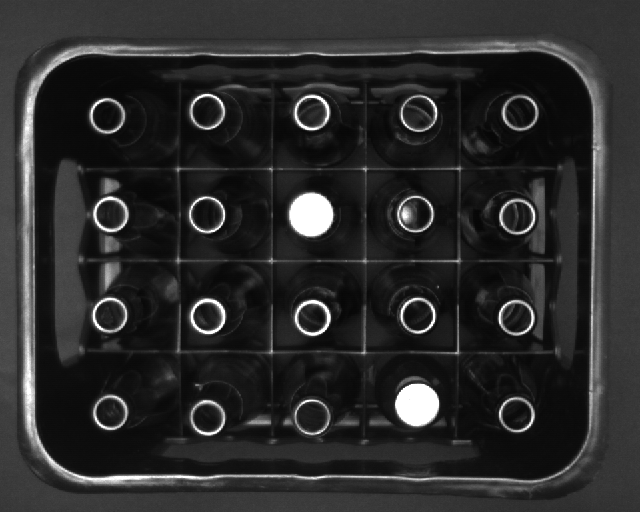
%> input picture images/bottle_crate_24.png, 640 x 512 px
$ octave approach2.m   (GNU Octave 9; MATLAB toolbox functions it lacks are replaced by stand-ins)
%> lines starting %> are read from the running program, lines starting %| are printed output that depends on the picture; in (x1, y1, x2, y2) boxes, pixels count from 0 and x2, y2 are one past the last pixel; in counts of white or black regions, pixels touching at a corner belong together; the program's own positions count from 1
img=imread('images/bottle_crate_24.png'); %read image
%> img is the input picture: size 512x640 uint8; min 6, max 255, mean 43.2

thImg = imbinarize(img,.524); %convert image to a binary image based on threshold
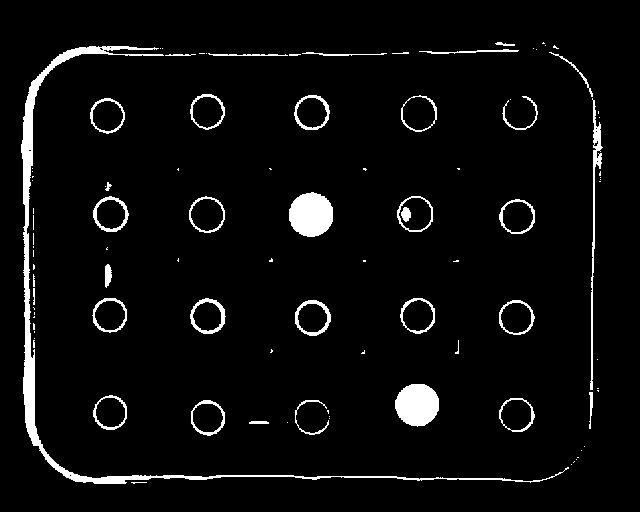
%> thImg: size 512x640 logical; 4.7% white; 97 white regions (59 under 20 px), largest, box (x1, y1, x2, y2) and area: (21, 46, 569, 484) 5239, (289, 192, 333, 237) 1556, (395, 384, 439, 427) 1477
bwImg = bwareaopen(thImg,50); %remove small objects
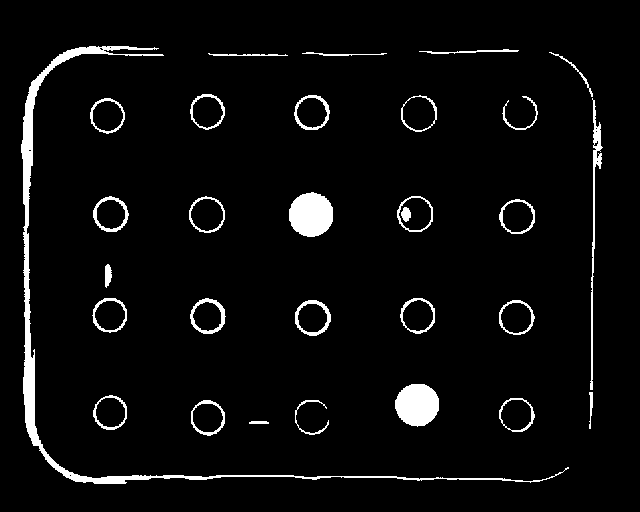
%> bwImg: size 512x640 logical; 4.5% white; 30 white regions, largest, box (x1, y1, x2, y2) and area: (21, 46, 569, 484) 5239, (289, 192, 333, 237) 1556, (395, 384, 439, 427) 1477

cannyImg = edge(bwImg,'canny',[]); % Canny edge detection
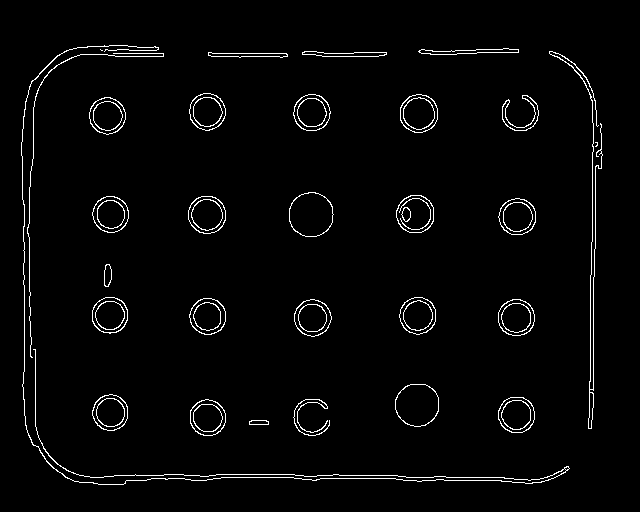
%> cannyImg: size 512x640 logical; 2.6% white in thin lines or dots, all inside (x1, y1, x2, y2) = (21, 45, 603, 485)

min_rad = 17; %for normal bottles
max_rad = 42; %for flipped bottles
[centers, radii, metric] = imfindcircles(cannyImg, [min_rad, max_rad]); %search for circles with given radii
%> centers = 20 rows, first 12: [207.6 215.4; 415.8 214.5; 208.4 418.4; 111 413.2; 108.2 116.2; 111.2 215; 110.5 315.7; 516.7 318.5; 208.4 317; 517.9 217.5; 207.6 112.4; 419.5 114]; radii = 20 values, max 24.23 at index 17, min 19.43 at index 4, mean 20.43; metric = 20 values, max 0.822 at index 1, min 0.571 at index 20, mean 0.718
figure
imshowpair(cannyImg,img,'montage'); %show given two image at the same time
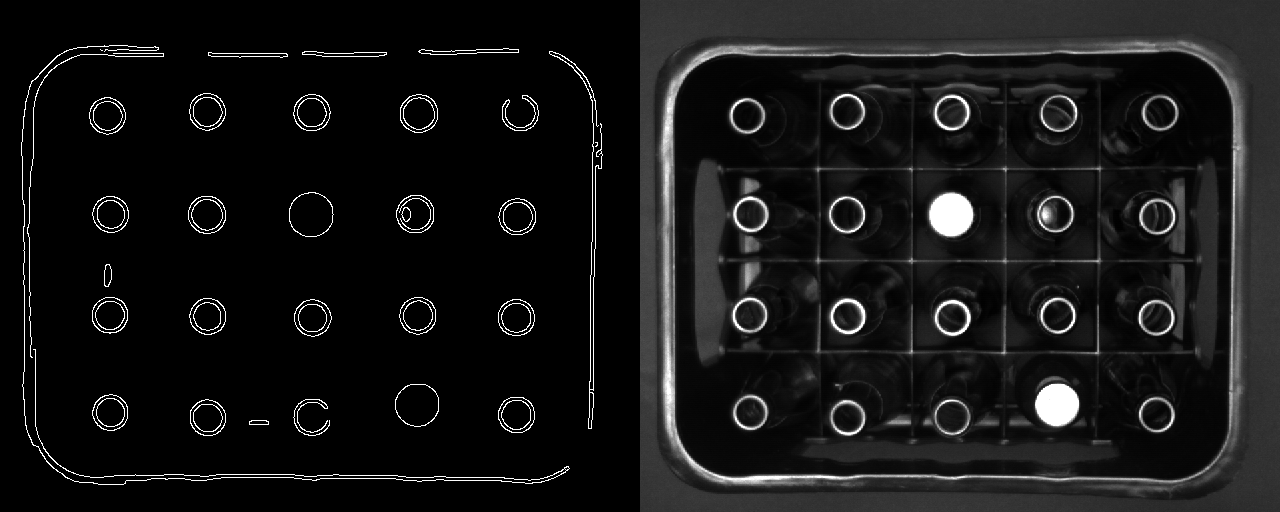
%> displayed picture: size 512x1280, on the screen's scale of 0 to 255; min 0, max 255, mean 22.3

viscircles(centers, radii, 'EdgeColor', 'b'); %show detected circles
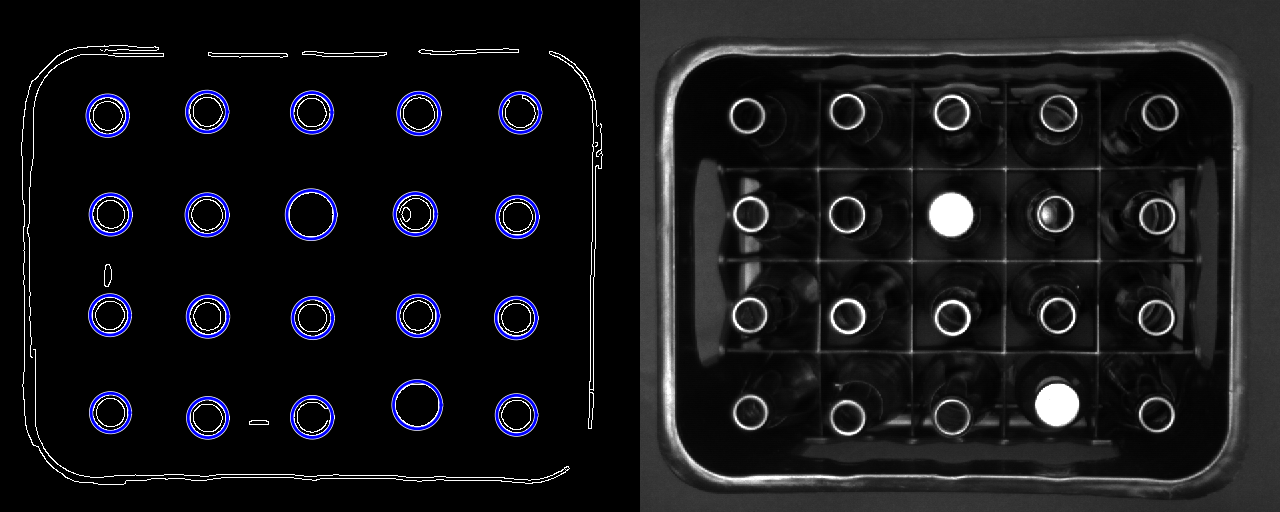
%> figure redrawn from the program's plot data

$ run again, with images/bottle_crate_01.png copied over images/bottle_crate_24.png
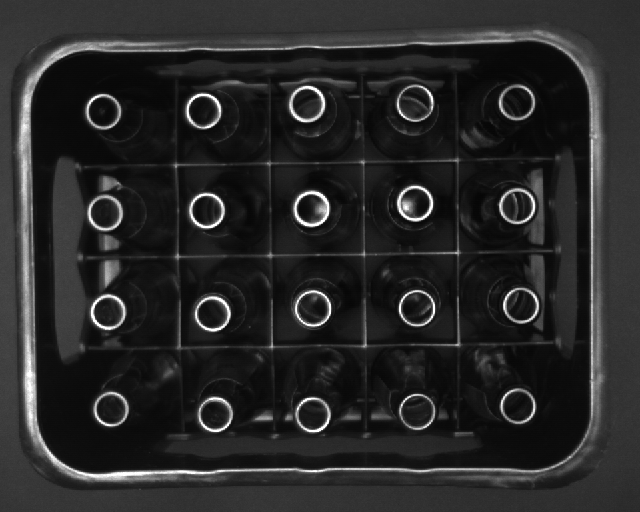
%> input picture images/bottle_crate_01.png, 640 x 512 px
%> img is the input picture: size 512x640 uint8; min 6, max 255, mean 40.3
%> `thImg = imbinarize(img,.524);`:
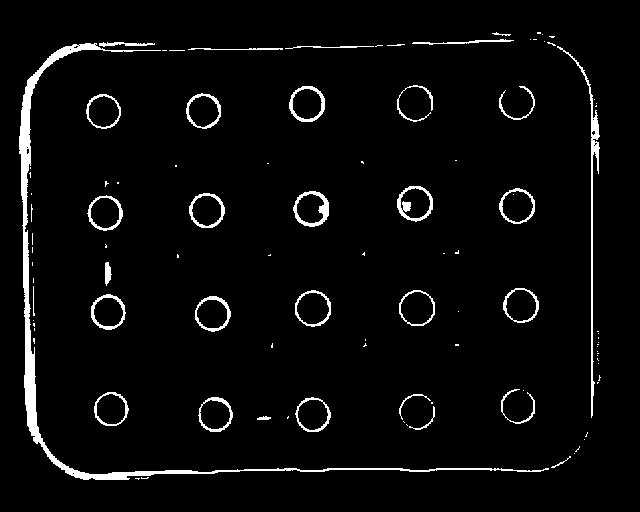
%> thImg: size 512x640 logical; 3.9% white; 100 white regions (66 under 20 px), largest, box (x1, y1, x2, y2) and area: (19, 43, 549, 480) 4985, (557, 46, 600, 418) 1037, (293, 191, 329, 227) 431
%> cannyImg: size 512x640 logical; 2.6% white in thin lines or dots, all inside (x1, y1, x2, y2) = (19, 38, 600, 481)
%> centers = 20 rows, first 12: [417.8 308.8; 307.9 104.6; 521.6 306.1; 215.8 415.2; 416 204.2; 207.5 211; 415.6 103.6; 105.6 213.6; 111.7 409.8; 313.5 309.1; 517.7 206.5; 313.5 415.3]; radii = 20 values, max 20.63 at index 7, min 19.46 at index 9, mean 20.06; metric = 20 values, max 0.801 at index 1, min 0.578 at index 20, mean 0.733
%> `viscircles(centers, radii, 'EdgeColor', 'b');`:
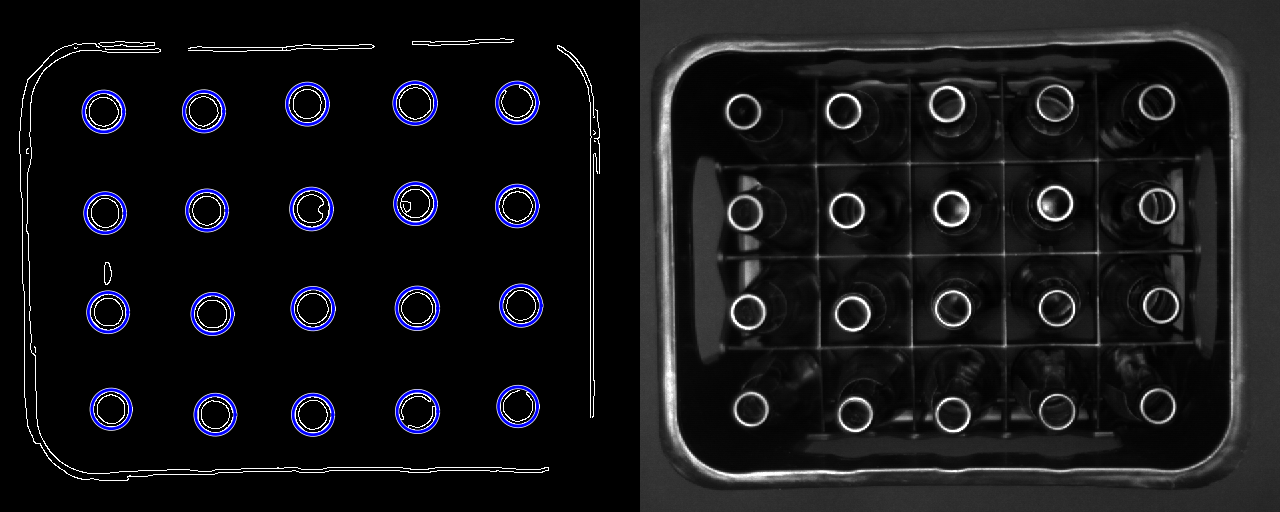
%> figure redrawn from the program's plot data

$ run again, with images/bottle_crate_02.png copied over images/bottle_crate_24.png
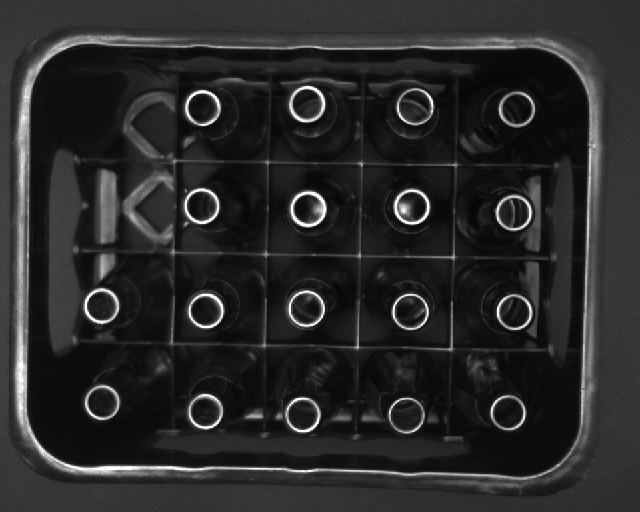
%> input picture images/bottle_crate_02.png, 640 x 512 px
%> img is the input picture: size 512x640 uint8; min 6, max 255, mean 41.5
%> `thImg = imbinarize(img,.524);`:
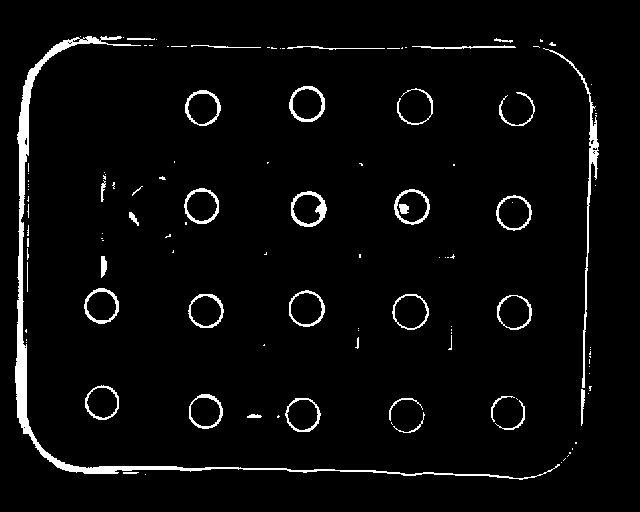
%> thImg: size 512x640 logical; 3.8% white; 120 white regions (82 under 20 px), largest, box (x1, y1, x2, y2) and area: (15, 36, 560, 480) 4992, (543, 48, 599, 388) 1046, (291, 191, 327, 227) 423
%> cannyImg: size 512x640 logical; 2.5% white in thin lines or dots, all inside (x1, y1, x2, y2) = (14, 35, 599, 481)
%> centers = 18 rows, first 12: [515 312.8; 202.2 206.8; 514.5 213.5; 102.8 403.2; 415.6 107.4; 303.4 415.4; 307.2 309.5; 411.3 312.5; 412.6 207.4; 206 412.2; 307.7 104.5; 308.7 209.5]; radii = 18 values, max 20.71 at index 5, min 19.53 at index 17, mean 20.08; metric = 18 values, max 0.813 at index 1, min 0.606 at index 18, mean 0.739
%> `viscircles(centers, radii, 'EdgeColor', 'b');`:
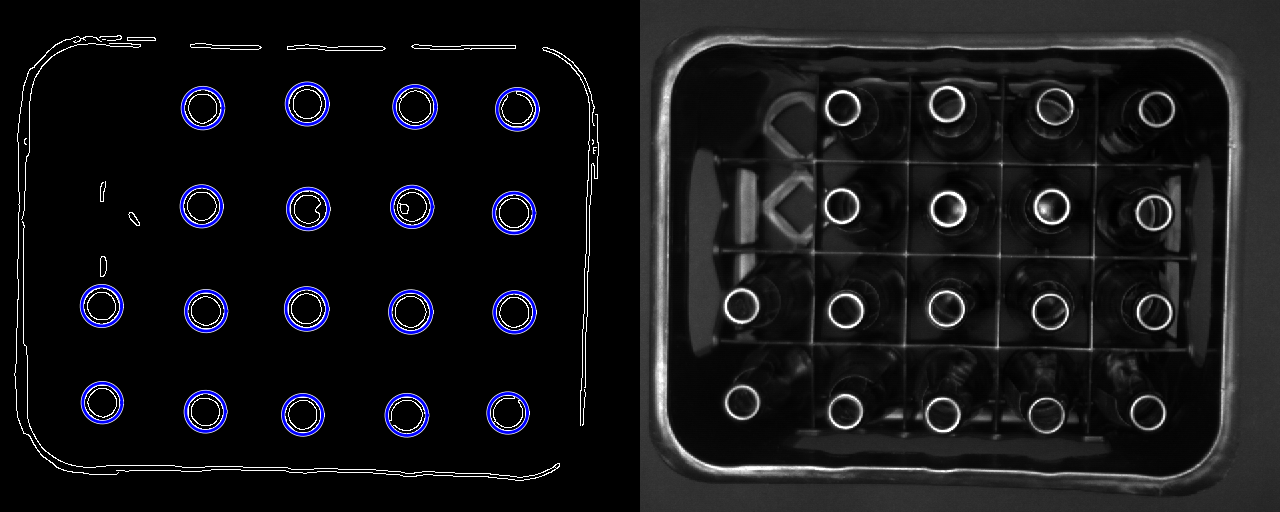
%> figure redrawn from the program's plot data
